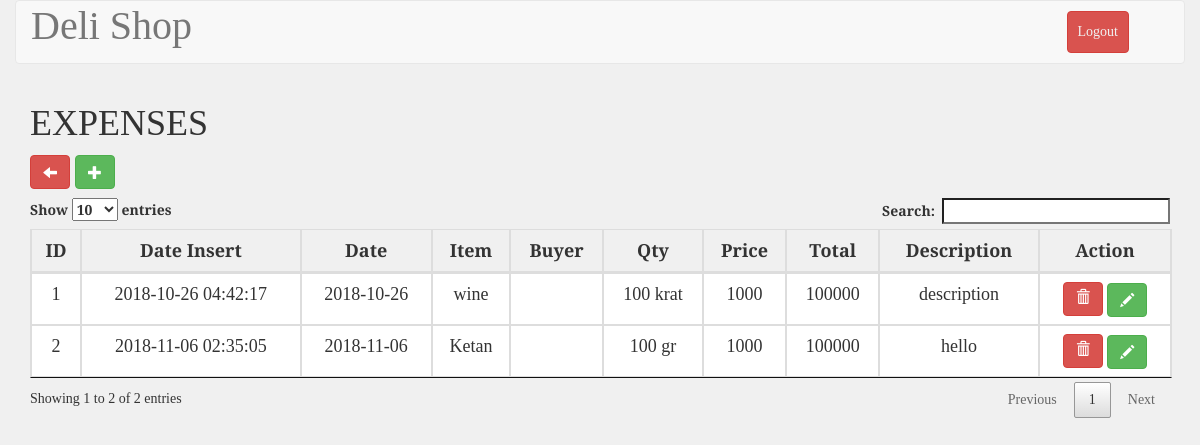
The app's page /expenses.php (signed in) with its own data.
### tables this page shows
CREATE TABLE `tb_expenses` (
  `id` int(11) NOT NULL AUTO_INCREMENT,
  `buyer` int(11) NOT NULL,
  `date` date NOT NULL,
  `date_insert` datetime NOT NULL,
  `item` varchar(200) NOT NULL,
  `qty` double NOT NULL,
  `unit` varchar(10) NOT NULL,
  `price` double NOT NULL,
  `total` double NOT NULL,
  `description` text NOT NULL,
  PRIMARY KEY (`id`)
);

### expenses.php (the view, shortened to what this page needs)
<?php
include_once 'koneksi.php';
$expenses = mysqli_query($conn, "SELECT tb_expenses.*, tb_employee.nama as buyer FROM tb_expenses LEFT JOIN tb_employee on tb_expenses.buyer=tb_employee.id;");
?>
<!DOCTYPE html>
<html>
    <?php include("./templates/header.php"); ?>
	<link rel="stylesheet" type="text/css" href="./css/stockStyle.css">
	<body>
        <div class="container-fluid" style="">
            <div class="row">
                <div class="col-md-12 header">
                    <nav class="navbar navbar-default" role="navigation">
                        <div class="container-fluid">
                            <div class="navbar-header">
                                <a class="navbar-brand" style="font-size: 40px;" href="#">Deli Shop</a>
                            </div>
                            <div class="collapse navbar-collapse navbar-ex1-collapse">
                                <ul class="nav navbar-nav navbar-right">
                                    <li><a type="button" class="btn btn-danger" style="margin: 10px; padding: 10px;" href="logout.php">Logout</a></li>
                                    <li><a href=""> </a></li>
                                </ul>
                            </div>
                        </div>
                    </nav>
                </div>
            </div>
        </div>
        <div class="container">
            <div class="row">
                <div class="col-md-12" id="mytable">
                <table id="example" class="table table-bordered" style="width: 100%;">
                    <h1>EXPENSES</h1>
                    <a href="administrator.php" style="margin:0 5px 10px 0" type="button" class="btn btn-danger glyphicon glyphicon-arrow-left" ></a>
                    <button class="btn btn-success glyphicon glyphicon-plus" style="margin-bottom:10px" data-toggle="modal" data-target="#exampleModal"></button>
                    <thead>
                        <tr>
                            <th>ID</th>
                            <th>Date Insert</th>
                            <th>Date</th>
                            <th>Item</th>
                            <th>Buyer</th>
                            <th>Qty</th>
                            <th>Price</th>
                            <th>Total</th>
                            <th>Description</th>
                            <th>Action</th>
                        </tr>
                    </thead>
                    <tbody>
                        <?php
                        if(count($expenses)>0)
                        {
                            $no=1;
                            foreach ($expenses as $data) {?>
                            <tr>
                                <td><?php echo $no ?></td>
                                <td><?php echo $data["date_insert"];?></td>
                                <td><?php echo $data["date"];?></td>
                                <td><?php echo $data["item"];?></td>
                                <td><?php echo $data["buyer"];?></td>
                                <td><?php echo $data["qty"]." ".$data["unit"];?></td>
                                <td><?php echo $data["price"];?></td>
                                <td><?php echo $data["total"];?></td>
                                <td><?php echo $data["description"];?></td>
                                <td>
                                    <button class="btn btn-danger deleteExpense" id="<?php echo $data['id']; ?>"><span class="glyphicon glyphicon-trash"></span></button>
                                    <a type="button" class="btn btn-success glyphicon glyphicon-pencil" href="edit_expenses.php?id=<?php echo $data['id']?>"></a>
                                </td>
                            </tr>
                            <?php
                            $no++;
                            }
                        }
                        ?>
                    </tbody>
                </table>
            </div>
        </div>
	</body>
</html>

### css/stockStyle.css (style rules this page uses)
html,body { font-family: 'Slabo 27px', serif; background-color: #f0f0f0; }
#example, th, td { font-size: 18px; text-align: center; width: auto; }
.navbar-default .navbar-nav>li>a { color: #f0f0f0 !important; }

### records on screen
tb_expenses: date_insert "2018-10-26 04:42:17", date "2018-10-26", item "wine", qty "100", unit "krat", price "1000", total "100000", description "description"
tb_expenses: date_insert "2018-11-06 02:35:05", date "2018-11-06", item "Ketan", qty "100", unit "gr", price "1000", total "100000", description "hello"
